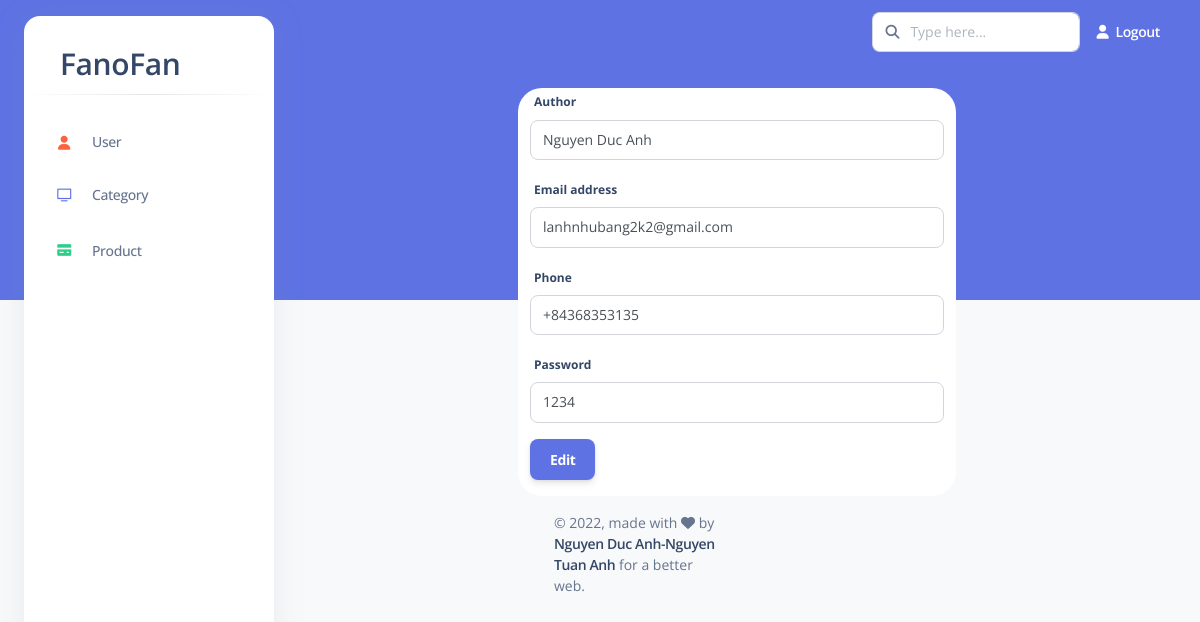
The page /admin/user/edit.php?id=18 on the database its author committed.
### tables this page shows
CREATE TABLE `user` (
  `id` int(11) NOT NULL,
  `author` varchar(255) NOT NULL,
  `email` varchar(250) NOT NULL,
  `password` varchar(255) NOT NULL,
  `phone` varchar(255) NOT NULL
);

### dals/DB.php (called while the page is built, shortened)
<?php
 class DB{
    public function setTableName($tableName){
      $this->tableName = $tableName;
    }
    public function __construct()
    {
      try {
        $this->pdo = new PDO("mysql:host=localhost;dbname=fanofan","root","");
      } catch (\Throwable $th) {
      }
    }
 }
?>

### dals/UserDAL.php (called while the page is built, shortened)
<?php
  require_once 'DB.php';
  class UserDAL extends DB implements ICRUD{
    public function getOne($id){
        $sql = "SELECT * FROM $this->tableName WHERE id=$id";
        $rs = $this->pdo->query($sql);
        $rs->setFetchMode(PDO::FETCH_OBJ);
        return $rs->fetch();
    }
}
?>

### admin/user/edit.php (the view, shortened to what this page needs)
<?php
$id = $_GET['id'];
$dir = str_replace("admin\user","", __DIR__);
require_once $dir . 'dals/UserDAL.php';
$dal = new UserDAL();
$obj = $dal->getOne($id);
?>
<!DOCTYPE html>
<html lang="en">
<head>
  <link href="../assets/css/nucleo-icons.css" rel="stylesheet" />
  <link href="../assets/css/nucleo-svg.css" rel="stylesheet" />
  <link href="../assets/css/nucleo-svg.css" rel="stylesheet" />
  <link id="pagestyle" href="../assets/css/argon-dashboard.css?v=2.0.4" rel="stylesheet" />
</head>
<body class="g-sidenav-show   bg-gray-100">
  <aside class="sidenav bg-white navbar navbar-vertical navbar-expand-xs border-0 border-radius-xl my-3 fixed-start ms-4 " id="sidenav-main">
    <div class="sidenav-header">
      <a class="navbar-brand m-0" href="" target="_blank">
        <span class="ms-1 font-weight-bold text-3xl">FanoFan</span>
      </a>
    </div>
    <hr class="horizontal dark mt-0">
    <div class="collapse navbar-collapse  w-auto " id="sidenav-collapse-main">
      <ul class="navbar-nav">
        <li class="nav-item">
          <a class="nav-link " href="../user/user.php">
            <div class="icon icon-shape icon-sm border-radius-md text-center me-2 d-flex align-items-center justify-content-center">
              <i class="fa fa-user me-sm-1-grid-58 text-warning text-sm opacity-10"></i>
            </div>
            <span class="nav-link-text ms-1 pt-1">User</span>
          </a>
        </li>
        <li class="nav-item">
          <a class="nav-link " href="../category/category.php">
            <div class="icon icon-shape icon-sm border-radius-md text-center me-2 d-flex align-items-center justify-content-center">
              <i class="ni ni-tv-2 text-primary text-sm opacity-10"></i>
            </div>
            <span class="nav-link-text ms-1">Category</span>
          </a>
        </li>
        <li class="nav-item">
          <a class="nav-link " href="../product/product.php">
            <div class="icon icon-shape icon-sm border-radius-md text-center me-2 d-flex align-items-center justify-content-center">
              <i class="ni ni-credit-card text-success text-sm opacity-10"></i>
            </div>
            <span class="nav-link-text ms-1">Product</span>
          </a>
        </li>
      </ul>
    </div>
  </aside>
  <main class="main-content position-relative border-radius-lg ">
    <?php include_once '../common/nav.php' ?>
    <div class="container-fluid py-4 px-12">
      <div class="row bg-white border-radius-2xl">
        <form method="post">
          <div class="mb-3">
            <label for="exampleFormControlInput1" class="form-label">Author</label>
            <input type="name" required class="form-control" value="<?php echo $obj->author; ?>" name="author" id="exampleFormControlInput1">
          </div>
          <div class="mb-3">
            <label for="exampleFormControlInput1" class="form-label">Email address</label>
            <input type="email" required class="form-control" value="<?php echo $obj->email; ?>" name="email" id="exampleFormControlInput1">
          </div>
          <div class="mb-3">
            <label for="phone" class="form-label">Phone</label>
            <input type="phone" required class="form-control" value="<?php echo $obj->phone; ?>" name="phone" id="phone">
          </div>
          <div class="mb-3">
            <label for="password" class="form-label">Password</label>
            <input type="text" value="<?php echo $obj->password; ?>" required class="form-control" name="password" id="password">
          </div>
          <div>
            <button type="submit" class="btn btn-primary">Edit</button>
          </div>
        </form>
      </div>
      <?php include_once '../common/footer.php' ?>
    </div>
  </main>
</body>
</html>

### admin/assets/css/nucleo-svg.css (style rules this page uses)
.icon { display: inline-block; color: #111111; height: 1em; width: 1em; }
.icon-sm { height: 0.8em; width: 0.8em; }
.icon { fill: currentColor; stroke: none; }

### rows shown on the page
user: author "Nguyen Duc Anh", email "lanhnhubang2k2@gmail.com", phone "+84368353135", password "1234"
